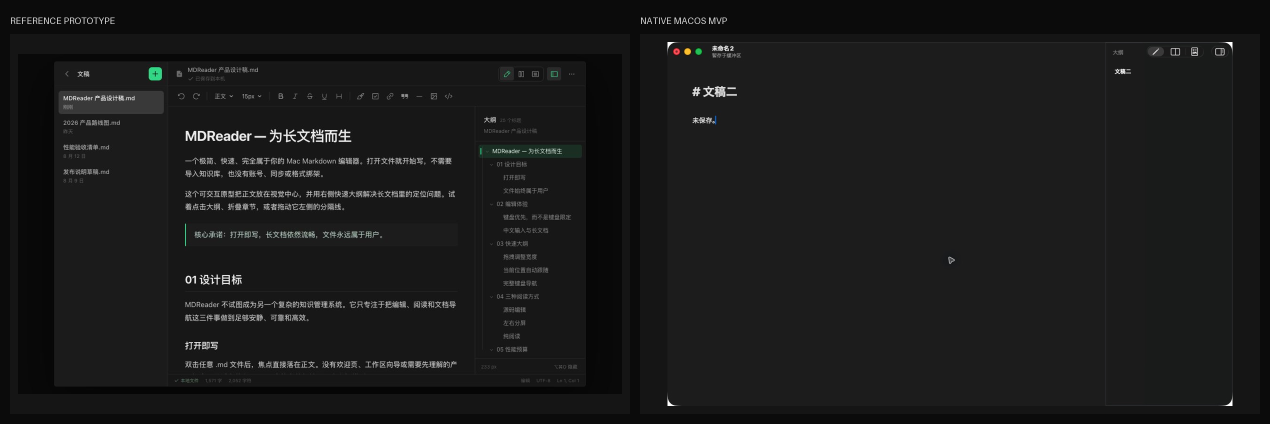
#> input picture qa/visual-comparison.png, 2540 x 848 px (shown at 1/2 size)
$ python make-visual-comparison.py ../qa/visual-comparison.png ../qa/visual-comparison.png ../qa/visual-comparison.png
#> lines starting #> are read from the running program, lines starting #| are printed output that depends on the picture
#!/usr/bin/env python3

from pathlib import Path
import sys

from PIL import Image, ImageDraw, ImageFont, ImageOps


def fitted_panel(image: Image.Image, size: tuple[int, int]) -> Image.Image:
    panel = Image.new("RGB", size, "#151515")
    fitted = ImageOps.contain(image.convert("RGB"), (size[0] - 32, size[1] - 32))
    position = ((size[0] - fitted.width) // 2, (size[1] - fitted.height) // 2)
    panel.paste(fitted, position)
    return panel


def main() -> None:
    if len(sys.argv) != 4:
        raise SystemExit("usage: make-visual-comparison.py REFERENCE IMPLEMENTATION OUTPUT")

    reference_path, implementation_path, output_path = map(Path, sys.argv[1:])
    reference = Image.open(reference_path)
#> reference is the input picture: PIL image 2540x848 RGB; mean R, G, B 25.1, 25.3, 25.2
    implementation = Image.open(implementation_path)

    panel_size = (1240, 760)
    label_height = 48
    gap = 20
    margin = 20
    canvas = Image.new(
        "RGB",
        (margin * 2 + panel_size[0] * 2 + gap, margin * 2 + label_height + panel_size[1]),
        "#0b0b0b",
    )
#> canvas: PIL image 2540x848 RGB; every value is 11
    draw = ImageDraw.Draw(canvas)
    font = ImageFont.load_default(size=18)

    left_x = margin
    right_x = margin + panel_size[0] + gap
    draw.text((left_x, margin + 10), "REFERENCE PROTOTYPE", fill="#d9d9d9", font=font)
    draw.text((right_x, margin + 10), "NATIVE MACOS MVP", fill="#d9d9d9", font=font)

    canvas.paste(fitted_panel(reference, panel_size), (left_x, margin + label_height))
#> in fitted_panel, `panel = Image.new("RGB", size, "#151515")`: panel: PIL image 1240x760 RGB; every value is 21
#> in fitted_panel, `fitted = ImageOps.contain(image.convert("RGB"), (size[0] - 32, size[1]..`:
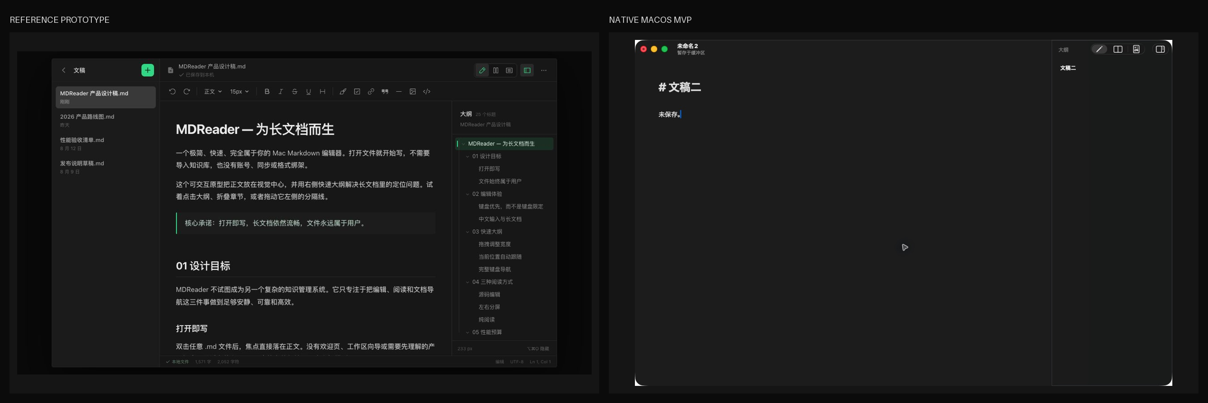
#> fitted: PIL image 1208x403 RGB; mean R, G, B 25.1, 25.3, 25.2
#> in fitted_panel, `panel.paste(fitted, position)`:
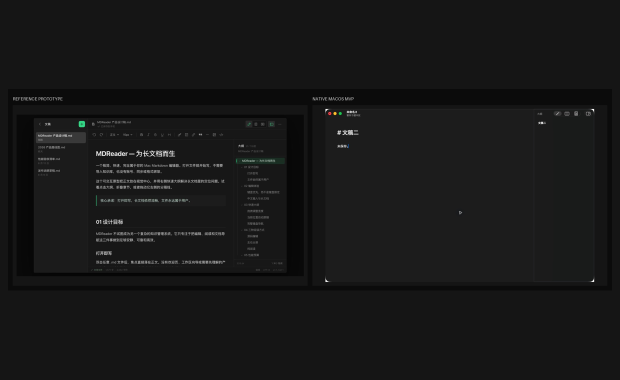
#> panel: PIL image 1240x760 RGB (shown at 1/2 size); mean R, G, B 23.1, 23.2, 23.2
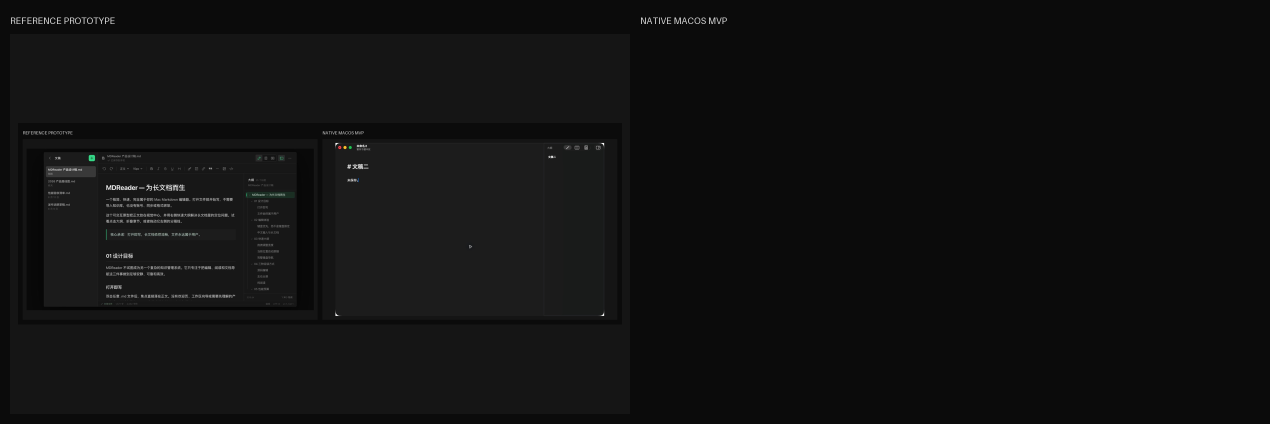
#> canvas: PIL image 2540x848 RGB (shown at 1/2 size); mean R, G, B 16.4, 16.5, 16.5
    canvas.paste(fitted_panel(implementation, panel_size), (right_x, margin + label_height))

    output_path.parent.mkdir(parents=True, exist_ok=True)
    canvas.save(output_path, quality=92)


if __name__ == "__main__":
    main()
